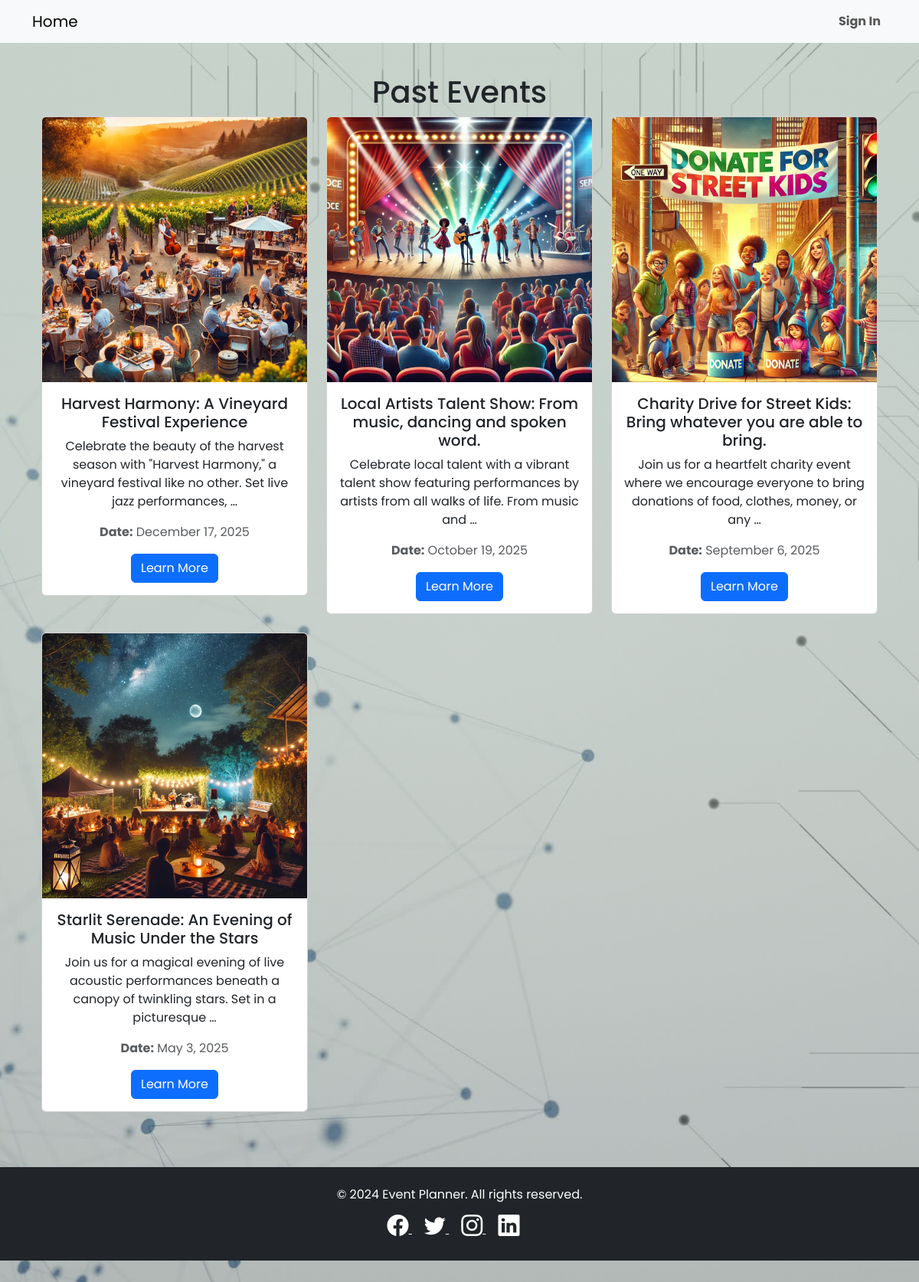
The page /past-events/ on the database as committed earlier.
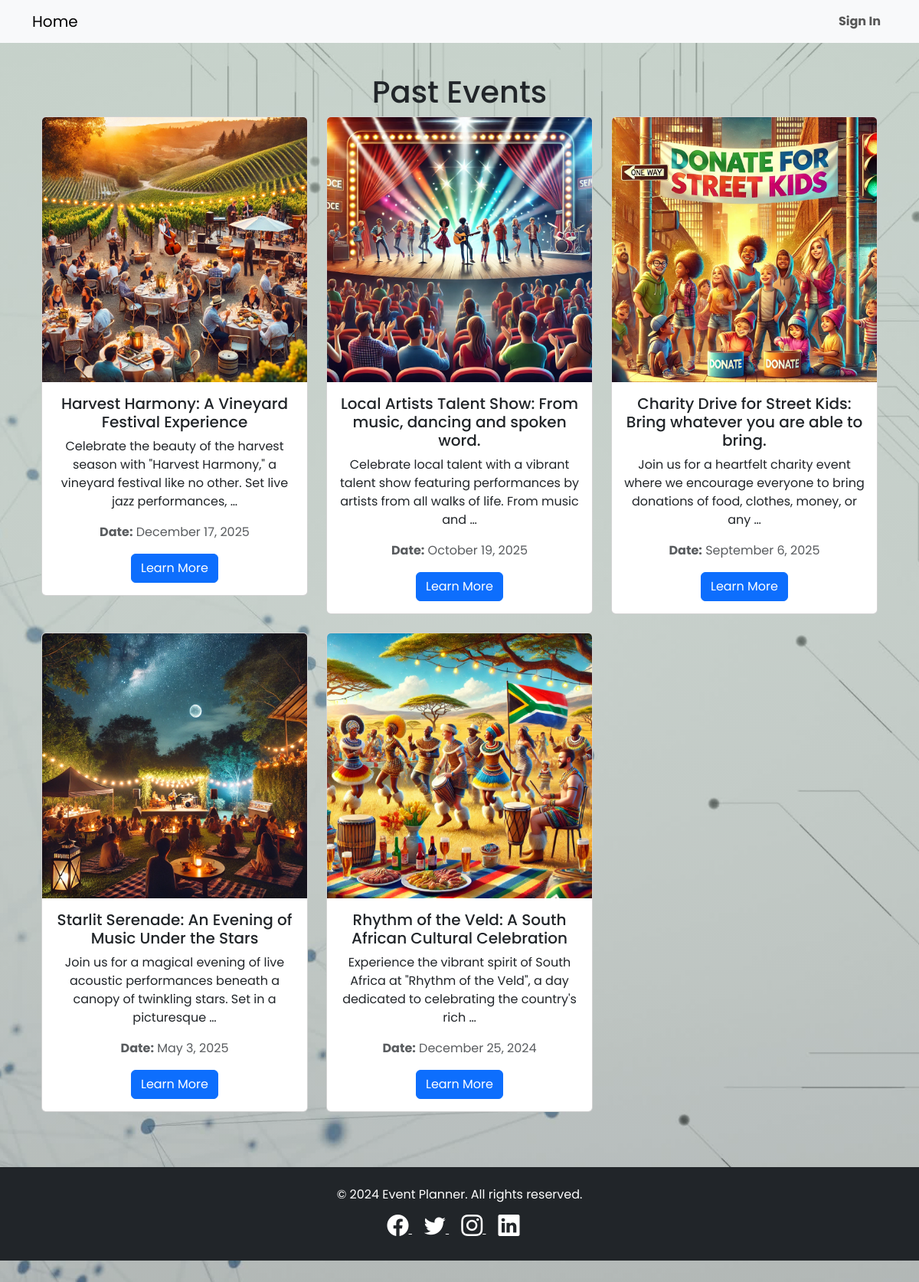
The same page on the database as committed later.
### events/models.py (models this page shows, shortened)
class Event(models.Model):
    title = models.CharField(max_length=200)
    description = models.TextField()
    date = models.DateField()
    time = models.TimeField()
    location = models.CharField(max_length=255)
    image = models.ImageField(upload_to='uploads/events/')
    highlights = models.TextField(blank=True, help_text="Comma-separated highlights of the event.")
    ticket_price = models.DecimalField(max_digits=6, decimal_places=2, null=True, blank=True)  # Ticket price (optional)
    organizer = models.ForeignKey(
        settings.AUTH_USER_MODEL,
        on_delete=models.CASCADE,
        null=True,  # Allow null for existing rows
        blank=True  # Allow blank values in forms
    )

### events/views.py (the view)
# urls.py: path('past-events/', views.past_events, name='past_events'),
def past_events(request):
    events = Event.objects.filter(date__lt=now().date()).order_by('-date')  # Sort by most recent past date
    return render(request, 'events/past_events.html', {'events': events})

### events/templates/events/past_events.html (shortened to what this page needs)
{% extends "events/base.html" %}
{% block content %}
<div class="container my-5">
    <h1 class="text-center">Past Events</h1>
    {% if events %}
        <div class="row">
            {% for event in events %}
            <div class="col-sm-6 col-md-4 col-lg-4 mb-4">
                <div class="card">
                    <img src="{{ event.image.url }}" class="card-img-top" alt="{{ event.title }}">
                    <div class="card-body">
                        <h5 class="card-title">{{ event.title }}</h5>
                        <p class="card-text">{{ event.description|truncatewords:20 }}</p>
                        <p class="text-muted">
                            <strong>Date:</strong> {{ event.date|date:"F j, Y" }}
                        </p>
                        <a href="{% url 'events:event_detail' event.id %}" class="btn btn-primary">Learn More</a>
                    </div>
                </div>
            </div>
            {% endfor %}
        </div>
    {% else %}
        <p class="text-center">No past events found.</p>
    {% endif %}
</div>
{% endblock %}

### events/templates/events/base.html (shortened to what this page needs)
<!DOCTYPE html>
<html lang="en">
<head>
    <link href="https://cdn.jsdelivr.net/npm/bootstrap@5.3.2/dist/css/bootstrap.min.css" rel="stylesheet">
    <link href="https://cdn.jsdelivr.net/npm/bootstrap-icons/font/bootstrap-icons.css" rel="stylesheet">
    {% load static %}
    <link rel="stylesheet" href="{% static 'events/css/styles.css' %}">
    <link rel="stylesheet" href="https://cdnjs.cloudflare.com/ajax/libs/animate.css/4.1.1/animate.min.css">
</head>
<body class="bg-light text-center py-5" style="background: linear-gradient(to bottom, rgba(176, 199, 184, 0.5), rgba(5, 32, 24, 0.2)), url('{% static 'images/home_background.jpg' %}'); background-size: cover; background-position: center;">
    <nav class="navbar navbar-expand-lg navbar-light bg-light fixed-top">
        <div class="container">
            <a class="navbar-brand" href="{% url 'events:home' %}">Home</a>
            <div class="collapse navbar-collapse" id="navbarNav">
                <ul class="navbar-nav ms-auto">
                    {% if user.is_authenticated %}
                        <li class="nav-item">
                            <a class="nav-link" href="{% url 'user_auth:logout' %}"><strong>Sign Out</strong> ({{ user.username }})</a>
                        </li>
                    {% else %}
                        <li class="nav-item">
                            <a class="nav-link" href="{% url 'user_auth:login' %}"><strong>Sign In</strong></a>
                        </li>
                    {% endif %}
                </ul>
            </div>
        </div>
    </nav>
    <div class="container my-5">
        {% block content %}{% endblock %}
    </div>
    <footer class="bg-dark text-white text-center py-4">
        <div class="container">
            <p class="mb-2">&copy; 2024 Event Planner. All rights reserved.</p>
            <div class="social-icons">
                <a href="#" class="text-white me-3" aria-label="Facebook">
                    <i class="bi bi-facebook fs-3"></i>
                </a>
                <a href="#" class="text-white me-3" aria-label="Twitter">
                    <i class="bi bi-twitter fs-3"></i>
                </a>
                <a href="#" class="text-white me-3" aria-label="Instagram">
                    <i class="bi bi-instagram fs-3"></i>
                </a>
                <a href="#" class="text-white me-3" aria-label="LinkedIn">
                    <i class="bi bi-linkedin fs-3"></i>
                </a>
            </div>
        </div>
    </footer>
</body>
</html>

### events/templates/events/static/events/css/styles.css (style rules this page uses)
html { scroll-behavior: smooth; }
body { font-family: 'Poppins', sans-serif; }
.card { transition: transform 0.3s ease; }
footer { background-color:rgb(73, 73, 197); color: white; }

Rows that differ between the two databases and show on the page:
now on this page (row edited): Event: image (picture), title "Rhythm of the Veld: A South African Cultural Celebration", description "Experience the vibrant spirit of South Africa at \"Rhythm of the Veld\", a day dedicated to celebrating the country's rich …", date "December 25, 2024"
